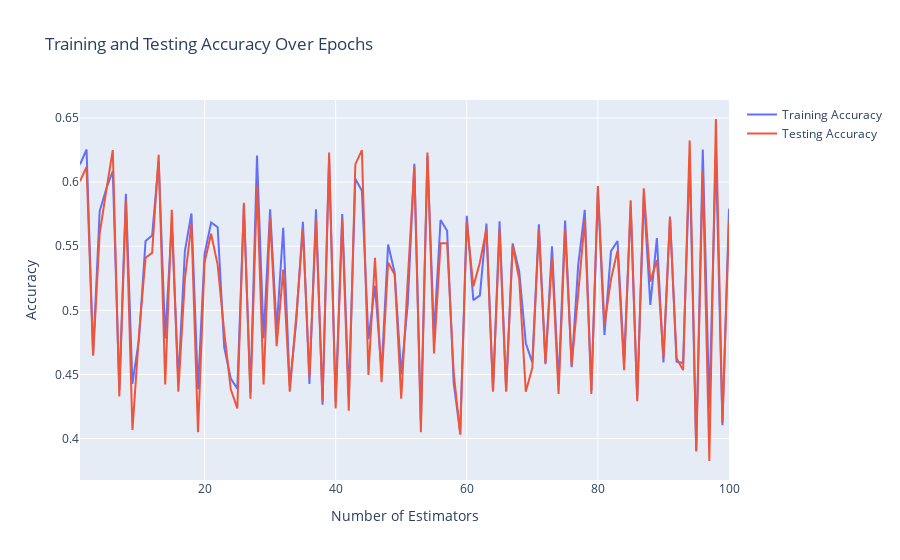
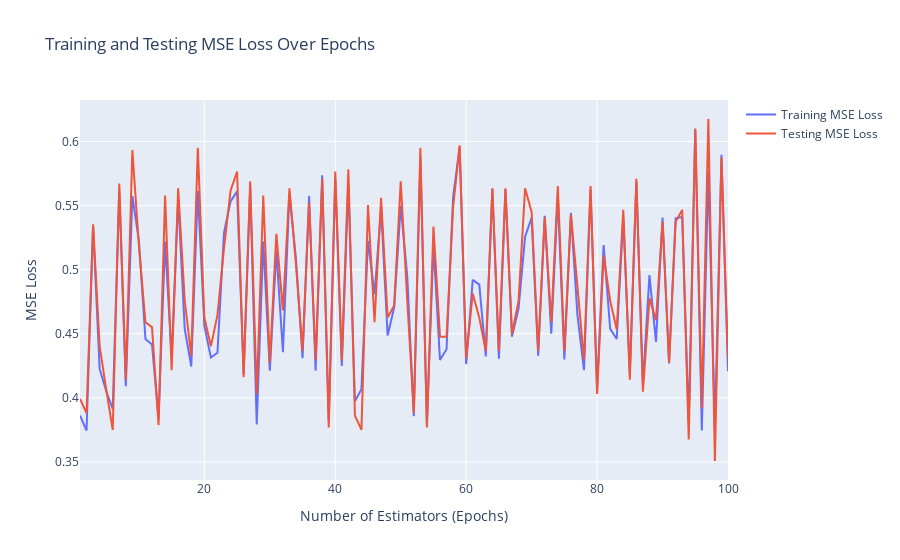

Notebook source saved alongside these figures, in order:
### Markdown cell above
### 25 features

### Code cell
ada_boost_func(X_train_most,y_train_most,X_test_most,y_test_most)
